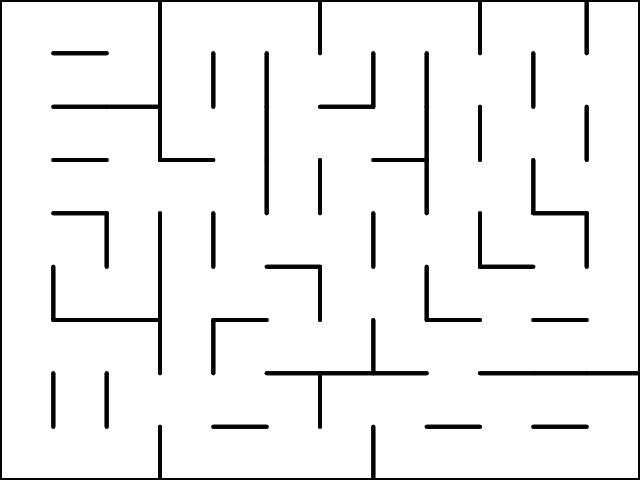
Frame 1 (no input)
Frame 60 (no input): identical to frame 1, image omitted
Frame 120 (the mouse pressed at the canvas centre since frame 60): identical to frame 1, image omitted

The p5.js sketch that drew this single still picture (run headless with seeded random() and noise() and a simulated clock; from frame 60 on, the mouse is pressed at the canvas centre):

// p5.js sketch
// ── sketch.js
let maze;
let cell; // current cell
let visited = 0; // terminate when all cells visited
let steps = 100000; // maximum number of steps, just to be sure

let size_x = 12;
let size_y = 9;
blockSizeX = 20;
blockSizeY = 20;

function setup() {
    createCanvas(640, 480);
    initMaze(size_x, size_y);
    cell = maze.get(0, 0);
    cell.visited = true;
    visited++;
    fill(0);
    blockSizeX = width / size_x;
    blockSizeY = height / size_y;
    while (visited < size_x * size_y && --steps > 0) nextStep();
    removeDeadEnds();
    strokeWeight(4);
}

function draw() {
    background(255);
    for (let x = 0; x < size_x; x++) {
        for (let y = 0; y < size_y; y++) {
            if (maze.get(x, y).hasWall("n")) {
                line(
                    x * blockSizeX,
                    y * blockSizeY,
                    (x + 1) * blockSizeX,
                    y * blockSizeY
                );
            }
            if (maze.get(x, y).hasWall("w")) {
                line(
                    x * blockSizeX,
                    y * blockSizeY,
                    x * blockSizeX,
                    (y + 1) * blockSizeY
                );
            }
            if (maze.get(x, y).hasWall("e")) {
                line(
                    (x + 1) * blockSizeX,
                    y * blockSizeY,
                    (x + 1) * blockSizeX,
                    (y + 1) * blockSizeY
                );
            }
            if (maze.get(x, y).hasWall("s")) {
                line(
                    x * blockSizeX,
                    (y + 1) * blockSizeY,
                    (x + 1) * blockSizeX,
                    (y + 1) * blockSizeY
                );
            }
        }
    }
}

/**
 generates a maze with (x,y) cells. Note that the actual maze is
 larger as the maze cells are divided by rows and cols of walls.
 */
function initMaze(mazeSizeX, mazeSizeY) {
    maze = new Grid(mazeSizeX, mazeSizeY);
    // maze.get(1,1).edges[0].isWall = false;
}

function removeDeadEnds() {
    // init grid, set all to visited = false
    for (let r = 0; r < maze.rows; r++) {
        for (let c = 0; c < maze.cols; c++) {
            let cell = maze.get(c, r);
            let walls = 0;
            if (cell.hasWall("n")) walls++;
            if (cell.hasWall("s")) walls++;
            if (cell.hasWall("e")) walls++;
            if (cell.hasWall("w")) walls++;
            if (walls > 2 && cell.edges.length > 2) {
                // it's a dead end, we need to remove one wall
                for (let i = 0; i < cell.edges.length; i++) {
                    if (cell.edges[i].isWall) {
                        let sq = maze.countSquares();
                        cell.edges[i].isWall = false;
                        // Trying to avoid squares ...
                        if (sq < maze.countSquares())
                            cell.edges[i].isWall = true;
                        else
                            break;
                    }
                }
            }
        }
    }
}

function nextStep() {
    // while there are unvisited cells
    // pick random neighbour
    let nl = cell.getNeighbours();
    let n = nl[Math.floor(Math.random() * nl.length)];
    if (!n.neighbour.visited) {
        // unvisited
        // set to visited
        n.neighbour.visited = true;
        // remove wall
        n.edge.isWall = false;
        // termination condition
        visited++;
    }
    // set new current
    cell = n.neighbour;
}

class Grid {
    constructor(sizeX, sizeY) {
        this.visited = false;
        this.rows = sizeY;
        this.cols = sizeX;
        this.arr = new Array(this.rows).fill().map(() => Array(this.cols));
        // create all Nodes ..
        for (let r = 0; r < this.rows; r++) {
            for (let c = 0; c < this.cols; c++) {
                this.arr[r][c] = new Node(c, r);
            }
        }
        // create all Edges ..
        for (let r = 0; r < this.rows; r++) {
            for (let c = 0; c < this.cols; c++) {
                if (r < this.rows - 1) {
                    // add edge south
                    let e = new Edge(this.arr[r][c], this.arr[r + 1][c]);
                }
                if (c < this.cols - 1) {
                    // add edge west
                    let e = new Edge(this.arr[r][c], this.arr[r][c + 1]);
                }
            }
        }
    }

    get(x, y) {
        return this.arr[y][x];
    }

    countDeadEnds() {
        let result = 0;
        for (let r = 0; r < this.rows; r++) {
            for (let c = 0; c < this.cols; c++) {
                let cell = this.get(c, r);
                let walls = 0;
                if (cell.hasWall("n")) walls++;
                if (cell.hasWall("s")) walls++;
                if (cell.hasWall("e")) walls++;
                if (cell.hasWall("w")) walls++;
                if (walls > 2 && cell.edges.length > 2) {
                    result++;
                }
            }
        }
        return result;
    }

    countSquares() {
        let result = 0;
        for (let r = 0; r < this.rows-1; r++) {
            for (let c = 0; c < this.cols-1; c++) {
                let cell = this.get(c, r);
                let walk = 0;
                if (cell.hasWall("e")) continue;
                if (cell.hasWall("s")) continue;
                cell = this.get(c+1, r+1);
                if (cell.hasWall("n")) continue;
                if (cell.hasWall("w")) continue;
                result++;
            }
        }
        return result;
    }

}

class Node {
    constructor(x, y) {
        this.col = x;
        this.row = y;
        this.edges = [];
        this.walls = {
            s: true,
            n: true,
            w: true,
            e: true,
        };
    }

    addEdge(newEdge) {
        this.edges.push(newEdge);
    }

    hasWall(direction) {
        this.evaluateWalls();
        return this.walls[direction];
    }

    getNeighbours() {
        let neighbours = [];
        for (let i = 0; i < this.edges.length; i++) {
            let e = this.edges[i];
            let nodeOther = e.a;
            if (e.a === this) {
                nodeOther = e.b;
            }
            neighbours.push({ edge: e, neighbour: nodeOther });
        }
        return neighbours;
    }

    evaluateWalls() {
        for (let i = 0; i < this.edges.length; i++) {
            let e = this.edges[i];
            let nodeOther = e.a;
            if (e.a === this) {
                nodeOther = e.b;
            }
            if (this.row === nodeOther.row) {
                // horizontal: east or west
                if (this.col < nodeOther.col) this.walls["e"] = e.isWall;
                else this.walls["w"] = e.isWall;
            } else {
                // vertical: north or south
                if (this.row < nodeOther.row) this.walls["s"] = e.isWall;
                else this.walls["n"] = e.isWall;
            }
        }
    }
}

class Edge {
    constructor(nodeA, nodeB) {
        this.a = nodeA;
        this.b = nodeB;
        nodeA.addEdge(this);
        nodeB.addEdge(this);
        this.isWall = true;
    }
}
